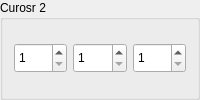
                <widget class="QGroupBox" name="groupBox_32">
                 <property name="title">
                  <string>Curosr 2</string>
                 </property>
                 <layout class="QGridLayout" name="gridLayout_33">
                  <item row="0" column="0">
                   <widget class="QSpinBox" name="spinBox_x_data2">
                    <property name="maximumSize">
                     <size>
                      <width>16777215</width>
                      <height>30</height>
                     </size>
                    </property>
                    <property name="buttonSymbols">
                     <enum>QAbstractSpinBox::UpDownArrows</enum>
                    </property>
                    <property name="minimum">
                     <number>1</number>
                    </property>
                    <property name="maximum">
                     <number>120</number>
                    </property>
                   </widget>
                  </item>
                  <item row="0" column="1">
                   <widget class="QSpinBox" name="spinBox_y_data2">
                    <property name="maximumSize">
                     <size>
                      <width>16777215</width>
                      <height>30</height>
                     </size>
                    </property>
                    <property name="buttonSymbols">
                     <enum>QAbstractSpinBox::UpDownArrows</enum>
                    </property>
                    <property name="minimum">
                     <number>1</number>
                    </property>
                    <property name="maximum">
                     <number>120</number>
                    </property>
                   </widget>
                  </item>
                  <item row="0" column="2">
                   <widget class="QSpinBox" name="spinBox_z_data2">
                    <property name="maximumSize">
                     <size>
                      <width>16777215</width>
                      <height>30</height>
                     </size>
                    </property>
                    <property name="buttonSymbols">
                     <enum>QAbstractSpinBox::UpDownArrows</enum>
                    </property>
                    <property name="minimum">
                     <number>1</number>
                    </property>
                    <property name="maximum">
                     <number>60</number>
                    </property>
                   </widget>
                  </item>
                 </layout>
                </widget>
